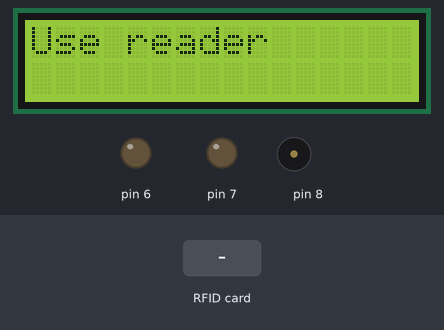
Bench run of a sketch on a simulated Arduino Uno, built with avr-gcc and run on an emulated ATmega328P. Shown: 16×2 character LCD, output pins drawn as LEDs (lit = HIGH), buzzer (waves = sounding). The test bench sets the inputs (shaded band). Pins used as bus, display or sensor lines are not drawn.

Above: at 1.3 s.
1.4 s: RFID card EB 53 91 89 held to the reader
At 2.1 s:
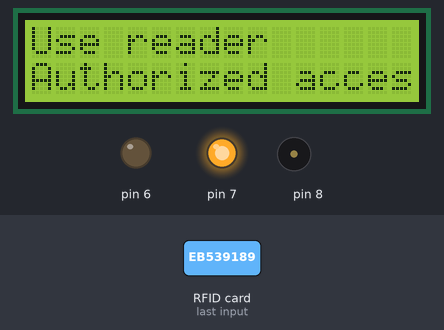
At 3.8 s:
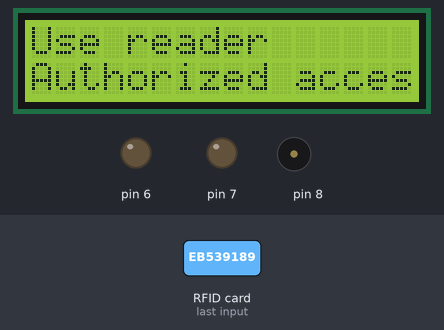
4.1 s: RFID card 5E 7A 19 C4 held to the reader
At 7.2 s:
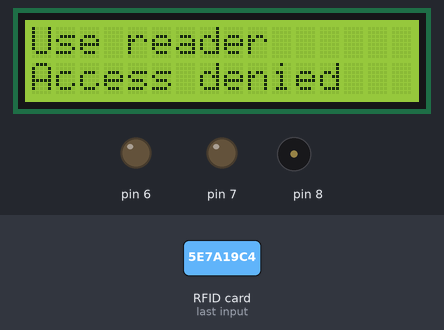
Timing chart, 0 to 8.7 s (numbered marks = the images above; inputs shaded):
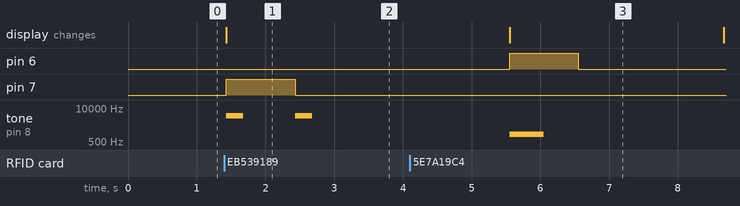

The sketch:

RFID_Reader.ino
```cpp
#include <LiquidCrystal.h>
#include <SPI.h>
#include <MFRC522.h>

#define SS_PIN 10
#define RST_PIN 9
MFRC522 mfrc522(SS_PIN, RST_PIN);   // Create MFRC522 instance.

LiquidCrystal lcd(5,4,3,2,1,0);

void setup() {
  // put your setup code here, to run once:
lcd.begin(16,2);
pinMode(7, OUTPUT);
pinMode(6, OUTPUT);

  SPI.begin();      // Initiate  SPI bus
  mfrc522.PCD_Init();   // Initiate MFRC522
  lcd.print("Use reader");
}

void(* resetFunc) (void) = 0;//declare reset function at address 0

void loop() {
  // put your main code here, to run repeatedly:
lcd.setCursor(0,1);

// Look for new cards
  if ( ! mfrc522.PICC_IsNewCardPresent())
  {
    return;
  }
  // Select one of the cards
  if ( ! mfrc522.PICC_ReadCardSerial())
  {
    return;
  }
  //Show UID on serial monitor
  Serial.print("UID tag :");
  String content= "";
  byte letter;
  for (byte i = 0; i < mfrc522.uid.size; i++)
  {
     content.concat(String(mfrc522.uid.uidByte[i] < 0x10 ? " 0" : " "));
     content.concat(String(mfrc522.uid.uidByte[i], HEX));
  }
  content.toUpperCase();
  if (content.substring(1) == "EB 53 91 89") //change here the UID of the card/cards that you want to give access
  {

    lcd.print("Authorized access");
    tone( 8, 5000, 250);
    digitalWrite(7, HIGH);
    delay(1000);
    digitalWrite(7, LOW);
    tone( 8, 5000, 250);
    delay(3000);
    resetFunc();
  }

 else   {

    lcd.print("Access denied");
    tone(8, 1000, 500);
    digitalWrite(6, HIGH);
    delay(1000);
    digitalWrite(6, LOW);
    delay(2000);
    resetFunc();
  }
}
```

Measured:
- after the input at 1.4 s, pin 7: LOW → HIGH at once, → LOW 1.0 s later; tone on pin 8: alternates 5000 Hz for 0.25 s and silent for 0.75 s, 4 changes in all, then stays silent, starting at once; the display: changes at once (image 1)
- after the input at 4.1 s, pin 6: LOW → HIGH after 1.5 s, → LOW 1.0 s later; tone on pin 8: silent → 1000 Hz after 1.5 s, → silent 0.50 s later; the display: changes after 1.5 s (image 3)
